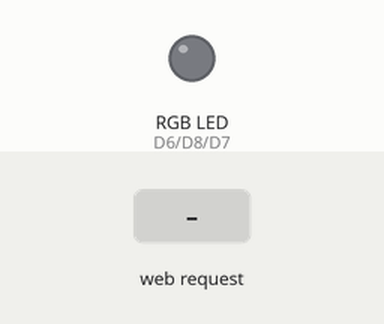
A sketch run on a simulated ESP8266 (NodeMCU). Parts: an RGB LED mixed from three pins (HIGH = lit). The test bench sets the inputs (shaded band). WiFi joins after 1.5 s; servers stay silent unless stated; what the sketch prints to the serial monitor is not drawn.

Above: at 2.7 s.
2.8 s: HTTP request GET /red received
At 3.2 s:
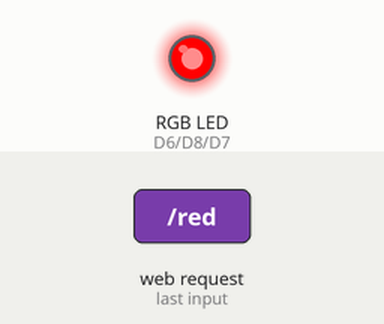
4.3 s: HTTP request GET /blue received
At 5.5 s:
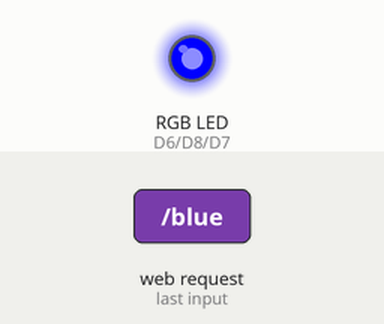
5.8 s: HTTP request GET /green received
At 6.7 s:
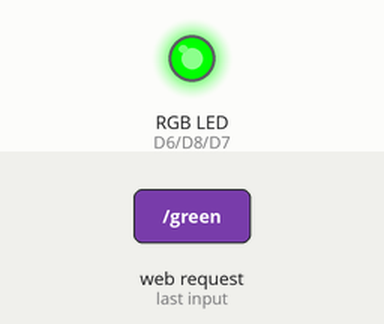
7.3 s: HTTP request GET / received
At 7.8 s:
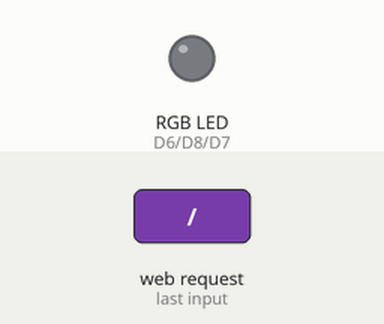
Timing chart, 0 to 9.8 s (numbered marks = the images above; inputs shaded):
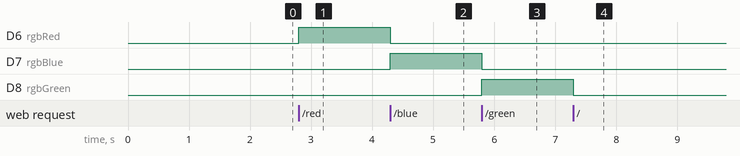

The sketch:

exampleOnlyColors.ino
```cpp
#include <ESP8266WiFi.h>
#include <WiFiClient.h>
#include <ESP8266WebServer.h>

//rgb светодиод
#define rgbRed D6
#define rgbBlue D7
#define rgbGreen D8

const char* ssid = "network-name";
const char* password = "pass-to-network";

ESP8266WebServer server(80);

void setup(void){
//выставляем режим пинов

  pinMode(rgbRed, OUTPUT);
  pinMode(rgbBlue, OUTPUT);
  pinMode(rgbGreen, OUTPUT);

  Serial.begin(115200);

  WiFi.begin(ssid, password);
  Serial.println("");

  while (WiFi.status() != WL_CONNECTED) {
    delay(500);
    Serial.print(".");
  }

  Serial.print("IP address: ");
  Serial.println(WiFi.localIP());

  //определяем что будет запускаться при переходе на страницы
  server.on("/", [](){getColorsHtml("gray");});
  server.on("/colors.html", [](){getColorsHtml("gray");});
    server.on("/red", [](){getColorsHtml("red");});
    server.on("/blue", [](){getColorsHtml("blue");});
    server.on("/green", [](){getColorsHtml("green");});

  //запуск сервера
  server.begin();
  Serial.println("HTTP server started");
}
//https://prestidigitateur.github.io/htmlToEsp/
void getColorsHtml(String state){

   if(state == "green")
    digitalWrite(rgbGreen, HIGH);
  else
    digitalWrite(rgbGreen, LOW);

  if(state == "blue")
    digitalWrite(rgbBlue, HIGH);
  else
    digitalWrite(rgbBlue, LOW);

  if(state == "red")
    digitalWrite(rgbRed, HIGH);
  else
    digitalWrite(rgbRed, LOW);

  String colorString = "<!DOCTYPE html> <html> <head> <title>Цвета</title> <meta charset=\"utf-8\"> </head>";
  colorString += " <body style=\"zoom: 300%\"> <h1>Цвета</h1> <h1 style=\"color: "+state+"\">⬤</h1>";
  colorString += " <a href=\"/red\"><button style=\"color: red\">red</button></a> <a href=\"/blue\"><button style=\"color: blue\">blue</button></a> <a href=\"/green\"><button style=\"color: green\">green</button></a>";
  colorString += " </body> </html>";
  server.send(200, "text/html", colorString);
}

//основной цикл
void loop(void){
  server.handleClient();
}
```

Measured:
- after the input at 2.8 s, D6 (rgbRed): LOW → HIGH at once
- after the input at 4.3 s, D6 (rgbRed): HIGH → LOW at once; D7 (rgbBlue): LOW → HIGH at once
- after the input at 5.8 s, D7 (rgbBlue): HIGH → LOW at once; D8 (rgbGreen): LOW → HIGH at once
- after the input at 7.3 s, D8 (rgbGreen): HIGH → LOW at once
